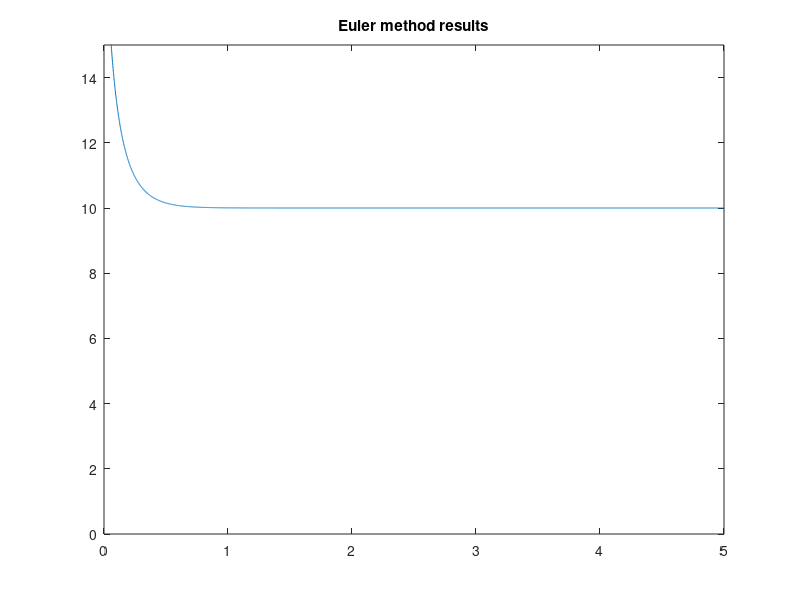

MATLAB code for this plot: (Note: this script raises an error after producing the figure.)
%% explicit definition of function. ie., population curve
clc;
close all;
clear all;
dt = [1/2,1/4,1/8,1/16,1/32];
tend = 5;
y0 = 20;    
t = 0:0.001:tend;                  % small time step for exact function
p = 200./(20-10*exp(-7*t));             % exact value
stability_table = [dt;true(6,size(dt,2))]';

%% %% Plotting and computing Euler method results
Euler_E = zeros(1,size(dt,2));
figure(1)
plot(t,p,'DisplayName','Exact function')
title('Euler method results')
axis([0 tend 0 15]);
hold on;
best_euler = euler(y0,dt(end),tend);% To compute approximate error
for i = 1:size(dt,2)
    yeuler = euler(y0,dt(i),tend);
    figure(1)
    plot(0:dt(i):tend,yeuler,'DisplayName',strcat('dt = ',string(dt(i))));
    hold on;
    pexact = 200./(20-10*exp(-7*(0:dt(i):tend)));
    Euler_E(i) = sqrt((dt(i)/tend)*sum((yeuler - pexact).^2));
    if  (Euler_E(i) > 2) || size(find(yeuler<0),2) > 0
        stability_table(i,2) = false;
        continue
    end
end
legend('show')
error_reduction = zeros(1,size(dt,2));
for i = 2:size(dt,2)
    error_reduction(i) = Euler_E(i-1)/Euler_E(i);
end
Error_mat_euler = [dt;Euler_E;error_reduction];
error_table_euler = array2table(Error_mat_euler,'RowNames',{'dt','error','error red'})


%% %% Plotting and computing Heun method results
Heun_E = zeros(1,size(dt,2));
figure(2)
plot(t,p,'DisplayName','Exact function')
title('Heun method results')
axis([0 tend 0 15]);
hold on;
best_heun = heun(y0,dt(end),tend);% To compute approximate error
for i = 1:size(dt,2)
    yheun = heun(y0,dt(i),tend);
    figure(2)
    plot(0:dt(i):tend,yheun,'DisplayName',strcat('dt = ',string(dt(i))));
    hold on;
    pexact = 200./(20-10*exp(-7*(0:dt(i):tend)));
    Heun_E(i) = sqrt((dt(i)/tend)*sum((yheun - pexact).^2));
    if  (Heun_E(i) > 2) || size(find(yheun<0),2) > 0
        stability_table(i,3) = false;
        continue
    end
end
legend('show')
error_reduction = zeros(1,size(dt,2));
for i = 2:size(dt,2)
    error_reduction(i) = Heun_E(i-1)/Heun_E(i);
end
Error_mat_heun = [dt;Heun_E;error_reduction];
error_table_heun = array2table(Error_mat_heun,'RowNames',{'dt','error','error red'})

%% %% Computing Implicit Euler method results
imp_euler_E = zeros(1,size(dt,2));
figure(3)
plot(t,p,'DisplayName','Exact function')
title('Implicit Euler method results')
axis([0 tend 0 15]);
hold on;
for i = 1:size(dt,2)
    yimpeuler = imp_euler(y0,dt(i),tend);
    figure(3)
    plot(0:dt(i):tend,yimpeuler,'DisplayName',strcat('dt = ',string(dt(i))));
    hold on;
    pexact = 200./(20-10*exp(-7*(0:dt(i):tend)));
    imp_euler_E(i) = sqrt((dt(i)/tend)*sum((yimpeuler - pexact).^2));
    if  (imp_euler_E(i) > 2) || size(find(yimpeuler<0),2) > 0
        stability_table(i,4) = false;
        continue
    end
end
legend('show')
error_reduction = zeros(1,size(dt,2));
for i = 2:size(dt,2)
    error_reduction(i) = imp_euler_E(i-1)/imp_euler_E(i);
end
Error_mat_imp_euler = [dt;imp_euler_E;error_reduction];
error_table_imp_euler = array2table(Error_mat_imp_euler,'RowNames',{'dt','error','error red'})




%% %% Computing Adams Moulton's method results
ad_mou_E = zeros(1,size(dt,2));
figure(4)
plot(t,p,'DisplayName','Exact function')
title('Adams Moulton method results')
axis([0 tend 0 15]);
hold on;
for i = 1:size(dt,2)
    [yam,flag] = ad_mou(y0,dt(i),tend);
    if flag == false
        stability_table(i,5) = false;
        continue
    end
    figure(4)
    plot(0:dt(i):tend,yam,'DisplayName',strcat('dt = ',string(dt(i))));
    hold on;
    pexact = 200./(20-10*exp(-7*(0:dt(i):tend)));
    ad_mou_E(i) = sqrt((dt(i)/tend)*sum((yam - pexact).^2));
    if  (ad_mou_E(i) > 2) || size(find(yam<0),2) > 0
        stability_table(i,5) = false;
        continue
    end
end
legend('show')
error_reduction = zeros(1,size(dt,2));
for i = 2:size(dt,2)
    error_reduction(i) = ad_mou_E(i-1)/ad_mou_E(i);
end
Error_mat_ad_mou = [dt;ad_mou_E;error_reduction];
error_table_ad_mou = array2table(Error_mat_ad_mou,'RowNames',{'dt','error','error red'})


%% %% Computing Adams Moulton's method results (Linearised 1)
ad_mou_L1E = zeros(1,size(dt,2));
figure(5)
plot(t,p,'DisplayName','Exact function')
title('Adams Moulton (Linearised 1) method results')
axis([0 tend 0 15]);
hold on;
for i = 1:size(dt,2)
    yam = ad_mou_L1(y0,dt(i),tend);
    figure(5)
    plot(0:dt(i):tend,yam,'DisplayName',strcat('dt = ',string(dt(i))));
    hold on;
    pexact = 200./(20-10*exp(-7*(0:dt(i):tend)));
    ad_mou_L1E(i) = sqrt((dt(i)/tend)*sum((yam - pexact).^2));
    if  (ad_mou_L1E(i) > 2)
        stability_table(i,6) = false;
        continue
    end
    num = [-.35*dt(i) 1+7*dt(i) 0];      % Stability criterion using one state variable model
    den = [0.35*dt(i) 1];
    [q,d] = polyder(num,den);
    if abs(polyval(q,10)/polyval(d,10)) > 1 || size(find(yam<0),2) > 0
        stability_table(i,6) = false;
    end

end
legend('show')
error_reduction = zeros(1,size(dt,2));
for i = 2:size(dt,2)
    error_reduction(i) = ad_mou_L1E(i-1)/ad_mou_L1E(i);
end
Error_mat_ad_mouL1 = [dt;ad_mou_L1E;error_reduction];
error_table_ad_mouL1 = array2table(Error_mat_ad_mouL1,'RowNames',{'dt','error','error red'})


%% %% Computing Adams Moulton's method results (Linearised 2)
ad_mou_L2E = zeros(1,size(dt,2));
figure(6)
plot(t,p,'DisplayName','Exact function')
title('Adams Moulton (Linearised 2) method results')
axis([0 tend -50 50]);
hold on;
for i = 1:size(dt,2)
    yam = ad_mou_L2(y0,dt(i),tend);
    figure(6)
    plot(0:dt(i):tend,yam,'DisplayName',strcat('dt = ',string(dt(i))));
    hold on;
    pexact = 200./(20-10*exp(-7*(0:dt(i):tend)));
    ad_mou_L2E(i) = sqrt((dt(i)/tend)*sum((yam - pexact).^2));
    if  (ad_mou_L2E(i) > 2) 
        stability_table(i,7) = false;
        continue
    end
    num = [-.35*dt(i) 1+3.5*dt(i) 0];      % Stability criterion using one state variable model
    den = [0.35 1-3.5*dt(i)];    
    [q,d] = polyder(num,den);
    if abs(polyval(q,10)/polyval(d,10)) > 1
        stability_table(i,7) = false;
    end
end
legend('show')
error_reduction = zeros(1,size(dt,2));
for i = 2:size(dt,2)
    error_reduction(i) = ad_mou_L2E(i-1)/ad_mou_L2E(i);
end
Error_mat_ad_mouL2 = [dt;ad_mou_L2E;error_reduction];
error_table_ad_mouL2 = array2table(Error_mat_ad_mouL2,'RowNames',{'dt','error','error red'})

%% %% Code to display stability of method

stability_table = array2table(stability_table,'VariableNames',{'dt','Euler','Heun','imp_Euler','Ad_Mou'...
    'Ad_Mou_L1','Ad_Mou_L2'})

%% %% Function to compute using implicit Euler method
function y = imp_euler(y0,dt,tend)
y = zeros(1,tend/dt+1);
y(1) = y0;
for i = 2:(tend/dt+1)
    [y(i),flag] = newton(10^-4,y(i-1),dt,@G,@Gp);
    if flag == false
        return;
    end
end
end

%% %% Function to compute using Adams Moulton method
function [y,flag] = ad_mou(y0,dt,tend)
y = zeros(1,tend/dt+1);
y(1) = y0;
for i = 2:(tend/dt+1)
    [y(i),flag] = newton(10^-4,y(i-1),dt,@F,@Fp);
    if flag == false
        return;
    end
end
end

%% %% Function definition for computing the roots using Newton method
function [root,flag] = newton(accuracy,yn,dt,f,fp)
flag = false;
x = yn + 25*rand;                 % Just a guess. Shouldnt matter much where yn is.
error = 10;                                % Just to go inside the loop
iterations = 0;
if fp(x,dt) < 10*eps
    x = x + 5;               
end
while (error>accuracy) && iterations < 60
    x = x - f(x,yn,dt)/fp(x,dt);
    error = abs(f(x,yn,dt));
    iterations = iterations + 1;
end
if error > accuracy
    root = NaN;
else
    root = x;
    flag = true;
end
end

%% %% Function definition for F prime
function ddifferential = Fp(x,dt)
p = [0.7*dt 1-3.5*dt];
ddifferential = polyval(p,x);
end

%% %% Function definition for F
function value = F(x,k,dt)
value = x - k - (dt / 2) * (diff(k) + diff(x));
end

%% %% Function definition for computing p'' (or G prime) (needed for Newton method (Implicit Euler))
function ddifferential = Gp(x,dt)  
p = [1.4*dt 1-7*dt];
ddifferential = polyval(p,x);
end

%% %% Function to compute G(x) (Needed for Newton method (Implicit Euler))
function value = G(x,k,dt)
value = x - dt*diff(x) - k;
end

%% %% Function to compute linearised Adams Moulton method (1)
function y = ad_mou_L1(y0,dt,tend)
y = zeros(1,tend/dt+1);
y(1) = y0;
for i = 2:(tend/dt+1)
    y(i) = (y(i-1) + (dt/2)*(diff(y(i-1)) + 7*y(i-1)))/(1 + 0.35*dt*y(i-1));
end
end

%% %% Function to compute linearised Adams Moulton method (2)
function y = ad_mou_L2(y0,dt,tend)
y = zeros(1,tend/dt+1);
y(1) = y0;
for i = 2:(tend/dt+1)
    y(i) = (y(i-1) + (dt/2)*(diff(y(i-1))))/(1 - dt*3.5*(1 - 0.1*y(i-1)));
end
end


%% %%Function definition for computing p'

function differential = diff(x)
differential = 7*(1-x/10)*x;
end


%%  %%Function definition 1: Euler method

function y = euler(y0,dt,tend)
y = zeros(1,tend/dt+1);
y(1) = y0;
for i = 2:(tend/dt+1)
    y(i) = y(i-1) + dt*(diff(y(i-1)));
end
end

%% %% Function definition 2 : Heun method
function y = heun(y0,dt,tend)
y = zeros(1,tend/dt+1);
y(1) = y0;
for i = 2:(tend/dt+1)
    y_temp = y(i-1) + dt*(diff(y(i-1)));
    y(i) = y(i-1) + (dt/2)*(diff(y(i-1)) + diff(y_temp));
end
end

